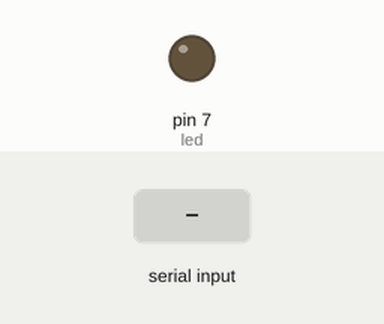
The sketch below on a simulated Arduino Uno, built with avr-gcc and run on an emulated ATmega328P. On the bench: output pins drawn as LEDs (lit = HIGH). The inputs (shaded band) are chosen by the test bench.

Above: at 1.2 s.
1.3 s: "a" received over Serial
At 1.8 s:
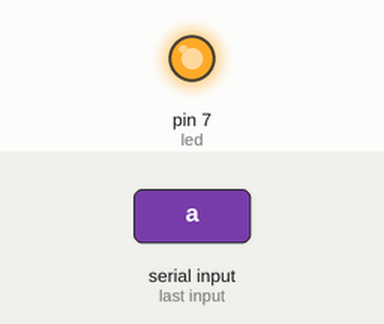
2.8 s: "b" received over Serial
At 4.2 s:
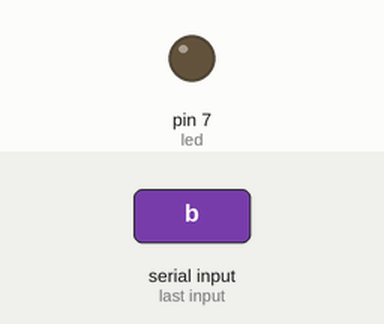
Timing chart, 0 to 5.8 s (numbered marks = the images above; inputs shaded):
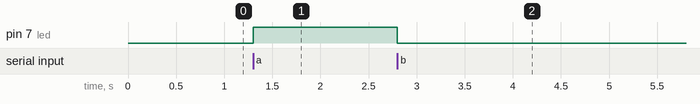

Measured:
- after the input at 1.3 s, pin 7 (led): LOW → HIGH at once
- after the input at 2.8 s, pin 7 (led): HIGH → LOW at once

The sketch:

p2.ino
```cpp
/**
 * control led via serial data.
 * Recieves a byte and change the led state.
 */
#define LED_PRACTICE 7

int led=LED_PRACTICE;
unsigned long timeDelay=50;


void setup() {
  // initialize digital pin LED_BUILTIN as an output.
  Serial.begin(9600);
  //set gpio to output.
  pinMode(led, OUTPUT);

}

// the loop function runs over and over again forever
void loop() {
  if (Serial.available()) {
    char inData = char(Serial.read());

    if(inData=='a')
      digitalWrite(led,HIGH);
    else if (inData=='b')
     digitalWrite(led,LOW);
  }

  //Main Task.

}
```
